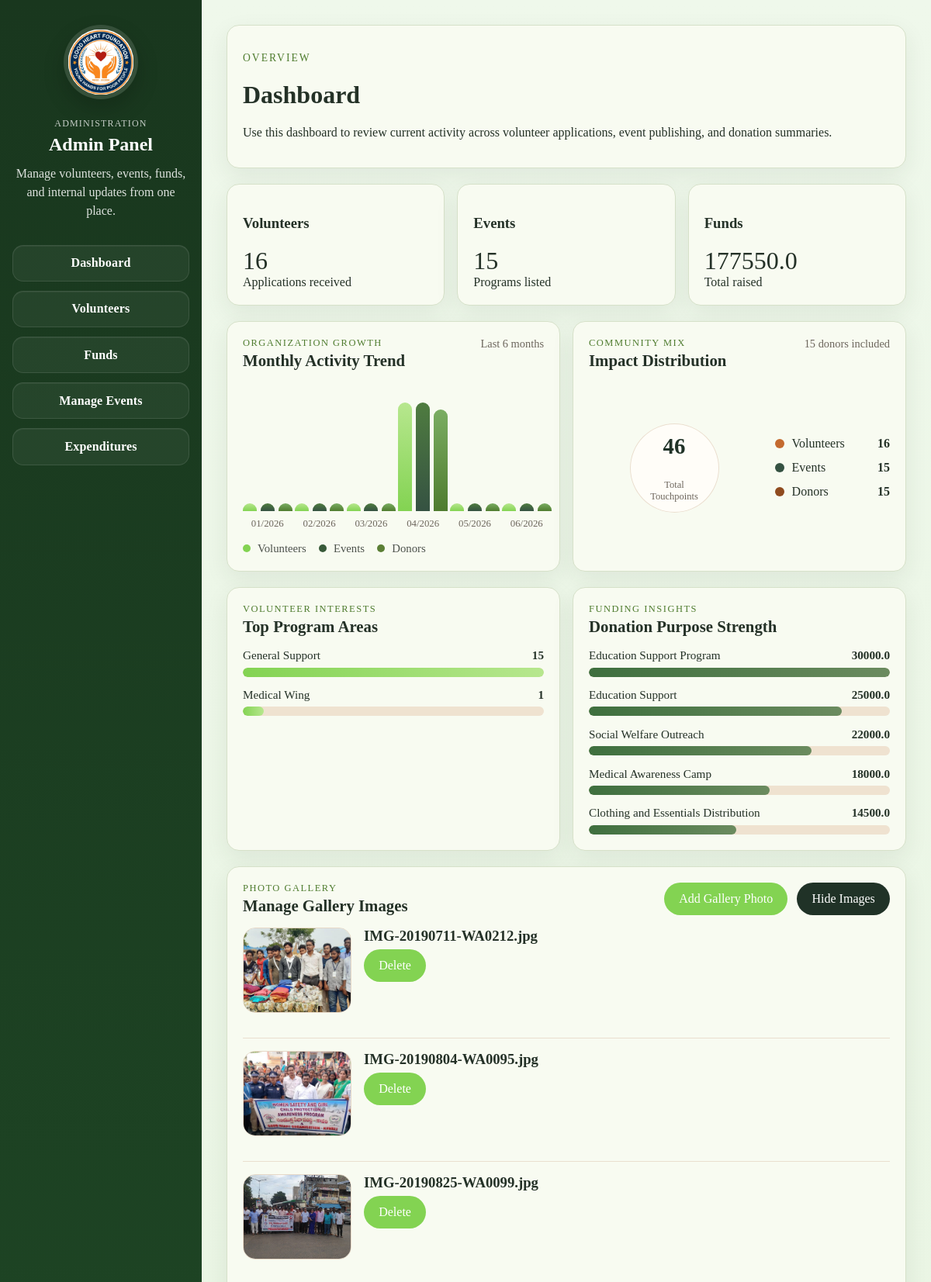
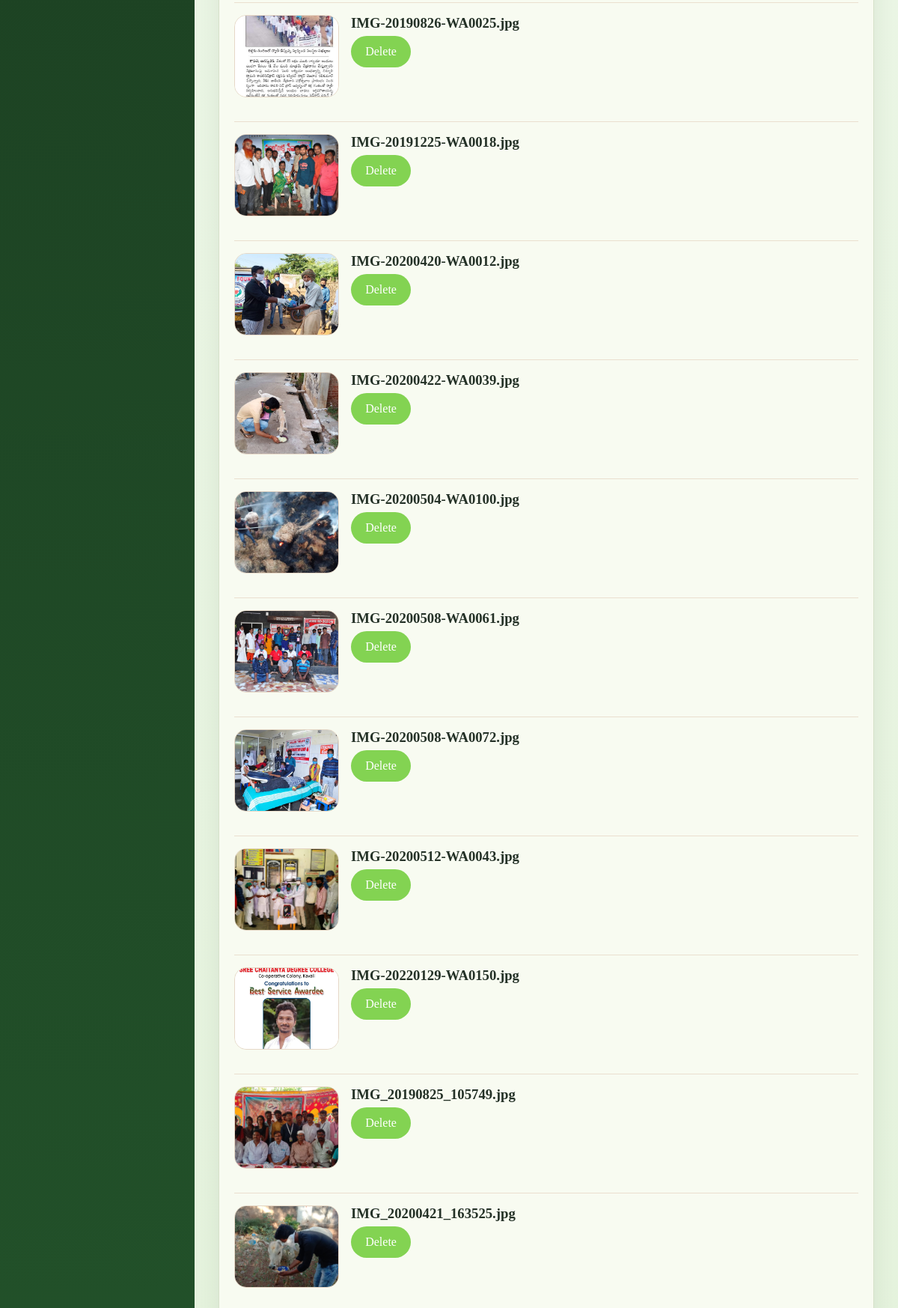
Screenshot of /admin/dashboard (signed in, upper part) with the database file from the repository (2 pictures, top to bottom).
### tables this page shows
CREATE TABLE volunteers (
    id INTEGER PRIMARY KEY AUTOINCREMENT,
    name TEXT NOT NULL,
    email TEXT NOT NULL,
    phone TEXT NOT NULL,
    message TEXT,
    document_path TEXT,
    created_at TIMESTAMP DEFAULT CURRENT_TIMESTAMP
, gender TEXT, place TEXT, area_interest TEXT);

CREATE TABLE funds (
    id INTEGER PRIMARY KEY AUTOINCREMENT,
    donor_name TEXT NOT NULL,
    amount REAL NOT NULL,
    created_at TIMESTAMP DEFAULT CURRENT_TIMESTAMP
, purpose TEXT);

### routes/admin_routes.py (the view)
@admin_bp.route("/dashboard")
@login_required
def dashboard():
    recent_works = []
    gallery_items = []
    try:
        recent_works = get_all_recent_works()
    except Exception:
        flash("Unable to load recent works. Please refresh the page.", "error")
        logger.exception("Failed to load recent works for dashboard")
    try:
        gallery_items = get_gallery_photos()
    except Exception:
        flash("Unable to load gallery images. Please refresh the page.", "error")
        logger.exception("Failed to load gallery photos for dashboard")
    return render_template(
        "admin/dashboard.html",
        stats=build_dashboard_stats(),
        recent_works=recent_works,
        gallery_items=gallery_items,
    )

### controllers/admin_controller.py (called while the page is built)
def _last_six_month_labels():
    now = datetime.now()
    labels = []
    month = now.month
    year = now.year
    for _ in range(5, -1, -1):
        calc_month = month - _
        calc_year = year
        while calc_month <= 0:
            calc_month += 12
            calc_year -= 1
        labels.append(f"{calc_year:04d}-{calc_month:02d}")
    return labels

def _count_by_month(records, labels):
    counts = {label: 0 for label in labels}
    for record in records:
        created_at = record.get("created_at", "")
        if len(created_at) >= 7:
            label = created_at[:7]
            if label in counts:
                counts[label] += 1
    return [counts[label] for label in labels]

def _build_conic_gradient(segments, total):
    start = 0
    gradient_parts = []
    for segment in segments:
        portion = (segment["value"] / total) * 100 if total else 0
        end = start + portion
        gradient_parts.append(f"{segment['color']} {start:.2f}% {end:.2f}%")
        start = end
    return "conic-gradient(" + ", ".join(gradient_parts) + ")"

### controllers/gallery_controller.py (called while the page is built)
def _gallery_dir():
    return os.path.join(os.path.dirname(os.path.dirname(__file__)), "static", "images", "gallery")

def get_gallery_photos():
    gallery_dir = _gallery_dir()
    gallery_items = []
    if os.path.isdir(gallery_dir):
        for filename in sorted(os.listdir(gallery_dir)):
            _, extension = os.path.splitext(filename.lower())
            if extension in ALLOWED_EXTENSIONS:
                gallery_items.append({"filename": filename, "image": f"images/gallery/{filename}"})
    return gallery_items

### controllers/recent_work_controller.py (called while the page is built)
def get_all_recent_works():
    return get_recent_works()

### models/event_model.py (called while the page is built)
def get_events():
    return fetch_all("SELECT * FROM events ORDER BY event_date ASC")

### models/fund_model.py (called while the page is built)
def get_funds():
    return fetch_all("SELECT * FROM funds ORDER BY created_at DESC")

def get_fund_totals():
    return fetch_one(
        "SELECT COALESCE(SUM(amount), 0) AS total_raised, COUNT(*) AS total_donors FROM funds"
    )

### models/recent_work_model.py (called while the page is built)
def get_recent_works():
    return fetch_all("SELECT * FROM recent_works ORDER BY created_at DESC")

### models/volunteer_model.py (called while the page is built)
def get_volunteers():
    return fetch_all("SELECT * FROM volunteers ORDER BY created_at DESC")

### utils/auth.py (called while the page is built)
def login_required(f):
    @wraps(f)
    def decorated_function(*args, **kwargs):
        if "admin_user" not in session:
            return redirect(url_for("admin.login"))
        return f(*args, **kwargs)
    return decorated_function

### templates/admin/dashboard.html (shortened to what this page needs)
{% extends "base.html" %}
{% block styles %}<link rel="stylesheet" href="{{ url_for('static', filename='css/admin.css') }}">{% endblock %}
{% block body %}
<div class="admin-layout">
    {% include "admin/sidebar.html" %}
    <main class="admin-content">
        <div class="card" style="margin-bottom:1.25rem;">
            <p style="letter-spacing:0.15em;text-transform:uppercase;color:var(--accent-dark);font-size:0.85rem;">Overview</p>
            <h1 data-admin-title>Dashboard</h1>
            <p>Use this dashboard to review current activity across volunteer applications, event publishing, and donation summaries.</p>
        </div>
        <div class="admin-stats">
            <div class="card"><h3>Volunteers</h3><p style="font-size:2rem;margin:0;">{{ stats.volunteers|default(0) }}</p><span>Applications received</span></div>
            <div class="card"><h3>Events</h3><p style="font-size:2rem;margin:0;">{{ stats.events|default(0) }}</p><span>Programs listed</span></div>
            <div class="card"><h3>Funds</h3><p style="font-size:2rem;margin:0;">{{ stats.funds|default(0) }}</p><span>Total raised</span></div>
        </div>
        <div class="dashboard-grid">
            <section class="card dashboard-panel">
                <div class="dashboard-panel__head">
                    <div>
                        <p class="dashboard-panel__eyebrow">Organization Growth</p>
                        <h2>Monthly Activity Trend</h2>
                    </div>
                    <p class="dashboard-panel__hint">Last 6 months</p>
                </div>
                <div class="growth-chart">
                    {% for label in stats.growth_labels|default([]) %}
                    <div class="growth-chart__group">
                        <div class="growth-chart__bars">
                            <span class="growth-chart__bar growth-chart__bar--volunteers" data-bar-height="{{ (((stats.volunteer_growth if stats.volunteer_growth is defined else [])[loop.index0] if loop.index0 < (stats.volunteer_growth|default([])|length) else 0) / (stats.growth_max|default(1)) * 140)|round(0, 'ceil') }}"></span>
                            <span class="growth-chart__bar growth-chart__bar--events" data-bar-height="{{ (((stats.event_growth if stats.event_growth is defined else [])[loop.index0] if loop.index0 < (stats.event_growth|default([])|length) else 0) / (stats.growth_max|default(1)) * 140)|round(0, 'ceil') }}"></span>
                            <span class="growth-chart__bar growth-chart__bar--donors" data-bar-height="{{ (((stats.donor_growth if stats.donor_growth is defined else [])[loop.index0] if loop.index0 < (stats.donor_growth|default([])|length) else 0) / (stats.growth_max|default(1)) * 140)|round(0, 'ceil') }}"></span>
                        </div>
                        <span class="growth-chart__label">{{ (label|string)[5:] }}/{{ (label|string)[:4] }}</span>
                    </div>
                    {% endfor %}
                </div>
                <div class="dashboard-legend">
                    <span><i class="dashboard-legend__dot dashboard-legend__dot--volunteers"></i> Volunteers</span>
                    <span><i class="dashboard-legend__dot dashboard-legend__dot--events"></i> Events</span>
                    <span><i class="dashboard-legend__dot dashboard-legend__dot--donors"></i> Donors</span>
                </div>
            </section>
            <section class="card dashboard-panel">
                    <div class="dashboard-panel__head">
                        <div>
                            <p class="dashboard-panel__eyebrow">Community Mix</p>
                            <h2>Impact Distribution</h2>
                        </div>
                        <p class="dashboard-panel__hint">{{ stats.total_donors|default(0) }} donors included</p>
                    </div>
                <div class="dashboard-pie">
                    <div class="dashboard-pie__chart" style="background: transparent;" data-impact-gradient="{{ stats.impact_gradient|default('transparent') }}">
                        <div class="dashboard-pie__center">
                            <strong>{{ (stats.volunteers|default(0) + stats.events|default(0) + stats.total_donors|default(0)) }}</strong>
                            <span>Total Touchpoints</span>
                        </div>
                    </div>
                    <div class="dashboard-pie__legend">
                        {% for segment in stats.impact_segments|default([]) %}
                        <div class="dashboard-pie__legend-item">
                            {% if segment.color %}<span class="dashboard-pie__swatch" data-swatch-color="{{ segment.color|default('') }}" data-swatch-border="{{ segment.color|default('') }}"></span>{% else %}<span class="dashboard-pie__swatch"></span>{% endif %}
                            <span>{{ segment.label }}</span>
                            <strong>{{ segment.value }}</strong>
                        </div>
                        {% endfor %}
                    </div>
                </div>
            </section>
        </div>
        <div class="dashboard-grid">
            <section class="card dashboard-panel">
                <div class="dashboard-panel__head">
                    <div>
                        <p class="dashboard-panel__eyebrow">Volunteer Interests</p>
                        <h2>Top Program Areas</h2>
                    </div>
                </div>
                <div class="insight-bars">
                    {% for item in stats.area_breakdown|default([]) %}
                    <div class="insight-bars__item">
                        <div class="insight-bars__meta">
                            <span>{{ item.label }}</span>
                            <strong>{{ item.value }}</strong>
                        </div>
                        <div class="insight-bars__track">
                            <span class="insight-bars__fill insight-bars__fill--volunteer" data-fill-width="{{ (item.value / stats.area_breakdown_max * 100)|round(0, 'ceil') if stats.area_breakdown_max else 0 }}"></span>
                        </div>
                    </div>
                    {% endfor %}
                </div>
            </section>
            <section class="card dashboard-panel">
                <div class="dashboard-panel__head">
                    <div>
                        <p class="dashboard-panel__eyebrow">Funding Insights</p>
                        <h2>Donation Purpose Strength</h2>
                    </div>
                </div>
                <div class="insight-bars">
                    {% for item in stats.purpose_breakdown|default([]) %}
                    <div class="insight-bars__item">
                        <div class="insight-bars__meta">
                            <span>{{ item.label }}</span>
                            <strong>{{ item.value }}</strong>
                        </div>
                        <div class="insight-bars__track">
                            <span class="insight-bars__fill insight-bars__fill--fund" data-fill-width="{{ (item.value / stats.purpose_breakdown_max * 100)|round(0, 'ceil') if stats.purpose_breakdown_max else 0 }}"></span>
                        </div>
                    </div>
                    {% endfor %}
                </div>
            </section>
        </div>
        <div class="dashboard-grid">
            <section class="card dashboard-panel">
                <div class="dashboard-panel__head">
                    <div>
                        <p class="dashboard-panel__eyebrow">Photo Gallery</p>
                        <h2>Manage Gallery Images</h2>
                    </div>
                    <div class="dashboard-panel__actions">
                        <button type="button" class="button volunteer-toolbar__button" data-open-gallery-photo-modal>Add Gallery Photo</button>
                        <button type="button" class="button volunteer-toolbar__button volunteer-toolbar__button--secondary" data-gallery-collapse-toggle aria-expanded="true">Hide Images</button>
                    </div>
                </div>
                <div class="dashboard-panel__body" data-gallery-collapse-target>
                    <div class="recent-work-admin-list">
                        {% for item in gallery_items %}
                    <article class="recent-work-admin-item">
                        <img src="{{ url_for('static', filename=item.image) }}" alt="Gallery photo" class="recent-work-admin-item__image">
                        <div class="recent-work-admin-item__content">
                            <h3>{{ item.filename }}</h3>
                            <form method="post" action="{{ url_for('admin.delete_gallery_photo', filename=item.filename) }}">
                                <button type="submit" class="button volunteer-toolbar__button volunteer-toolbar__button--danger">Delete</button>
                            </form>
                        </div>
                    </article>
                    {% else %}
                    <p>No gallery photos added yet.</p>
                    {% endfor %}
                </div>
            </div>
            </section>
        </div>
    </main>
</div>
{% endblock %}

### templates/base.html (shortened to what this page needs)
<!DOCTYPE html>
<html lang="en">
<head>
    <link rel="stylesheet" href="{{ url_for('static', filename='css/style.css') }}">
    <link rel="stylesheet" href="{{ url_for('static', filename='css/transition.css') }}">
    {% block styles %}{% endblock %}
</head>
<body>
    <div class="site-shell">
        {% block body %}{% endblock %}
    </div>
</body>
</html>

### templates/admin/sidebar.html (shortened to what this page needs)
<aside class="admin-sidebar">
    <div class="admin-sidebar__brand">
        <img
            src="{{ url_for('static', filename='images/logo/logo.png') }}"
            alt="Good Heart Foundation logo"
            class="admin-sidebar__logo"
        >
    </div>
    <div class="admin-sidebar__intro">
        <p class="admin-sidebar__eyebrow">Administration</p>
        <h2 class="admin-sidebar__title">Admin Panel</h2>
        <p class="admin-sidebar__copy">Manage volunteers, events, funds, and internal updates from one place.</p>
    </div>
    <div class="admin-sidebar__nav">
        <a class="admin-sidebar__button" href="{{ url_for('admin.dashboard') }}">Dashboard</a>
        <a class="admin-sidebar__button" href="{{ url_for('admin.manage_volunteers') }}">Volunteers</a>
        <a class="admin-sidebar__button" href="{{ url_for('admin.funds') }}">Funds</a>
        <a class="admin-sidebar__button" href="{{ url_for('admin.manage_events') }}">Manage Events</a>
        <a class="admin-sidebar__button" href="{{ url_for('admin.expenditures') }}">Expenditures</a>
    </div>
</aside>

### static/css/style.css (style rules this page uses)
:root { --bg: #edf7e9; --surface: #f8fbf1; --text: #243127; --accent: #83D352; --accent-dark: #4f7c2f; --border: #d6e1c9; }
body { margin: 0; font-family: Georgia, serif; color: var(--text); background: linear-gradient(180deg, #eff8eb 0%, #e2f1d9 100%); }
*, *::before, *::after { box-sizing: border-box; }
img, picture, video, svg { max-width: 100%; height: auto; display: block; }
button, input, select, textarea { font: inherit; }
.card { background: var(--surface); border: 1px solid var(--border); border-radius: 16px; padding: 1.25rem; box-shadow: 0 10px 30px rgba(36, 49, 39, 0.08); align-items: center; }
.button { display: inline-block; padding: 0.75rem 1.2rem; border-radius: 999px; background: var(--accent); color: #fff; text-decoration: none; align-items: center; }

### static/css/transition.css (style rules this page uses)
body[data-page-ready="true"] { opacity: 1; }

### rows the page displays
volunteers: label "Medical Wing", value "1"
funds: label "Education Support Program", value "30000.0"
funds: label "Education Support", value "25000.0"
funds: label "Social Welfare Outreach", value "22000.0"
funds: label "Medical Awareness Camp", value "18000.0"
funds: label "Clothing and Essentials Distribution", value "14500.0"

### other values shown
{{ stats.volunteers|default(0) }} "16"
{{ stats.events|default(0) }} "15"
{{ stats.funds|default(0) }} "177550.0"
{{ (label|string)[5:] }} "01" "02" "03" "04" "05" "06"
{{ (label|string)[:4] }} "2026" "2026" "2026" "2026" "2026" "2026"
{{ stats.total_donors|default(0) }} "15"
{{ segment.label }} "Volunteers" "Events" "Donors"
{{ segment.value }} "16" "15" "15"
{{ item.label }} "General Support"
{{ item.value }} "15"
{{ item.filename }} "IMG-20190711-WA0212.jpg" "IMG-20190804-WA0095.jpg" "IMG-20190825-WA0099.jpg" "IMG-20190826-WA0025.jpg" "IMG-20191225-WA0018.jpg" "IMG-20200420-WA0012.jpg" "IMG-20200422-WA0039.jpg" "IMG-20200504-WA0100.jpg" "IMG-20200508-WA0061.jpg" "IMG-20200508-WA0072.jpg" "IMG-20200512-WA0043.jpg" "IMG-20220129-WA0150.jpg" "IMG_20190825_105749.jpg" "IMG_20200421_163525.jpg"
